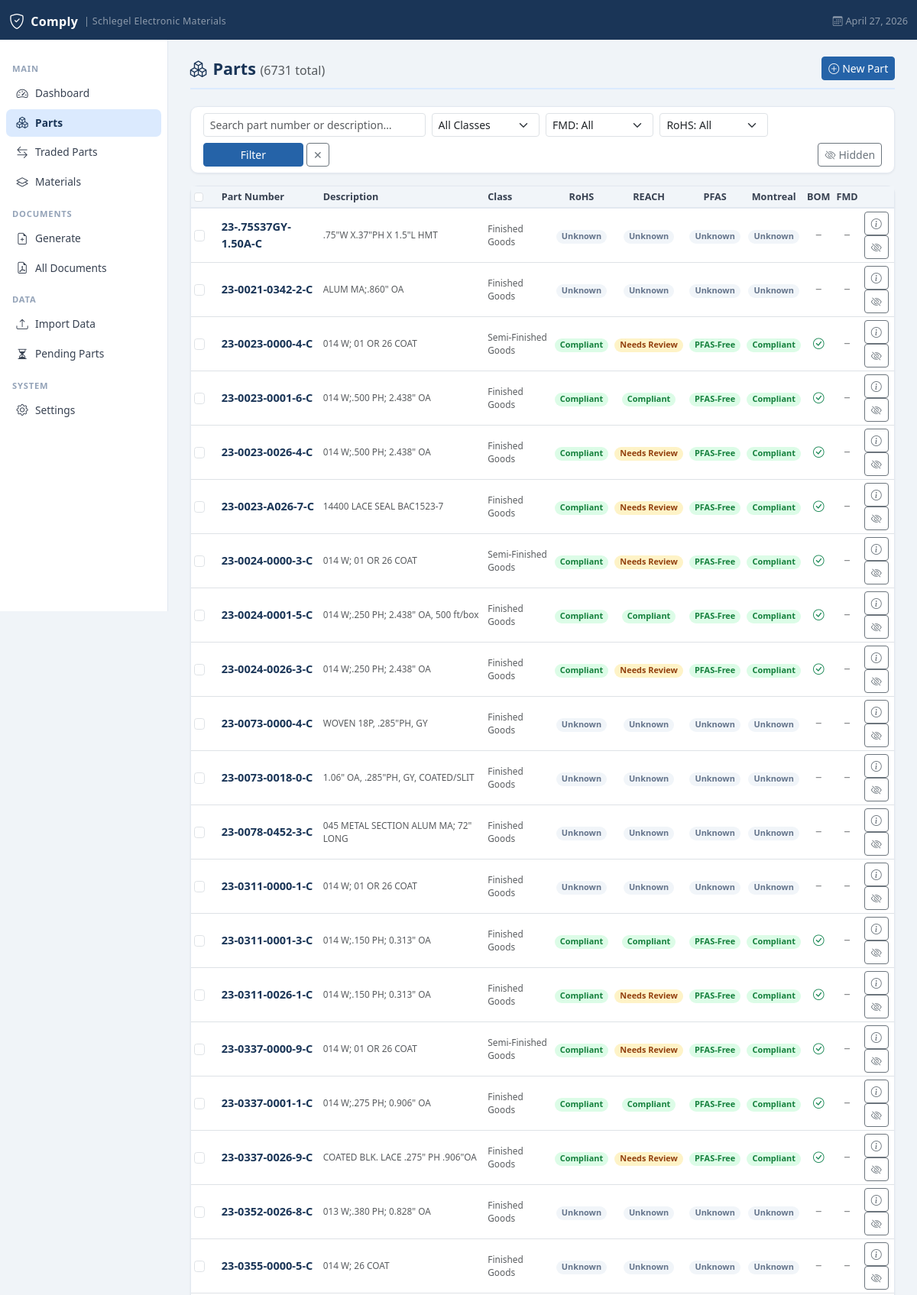
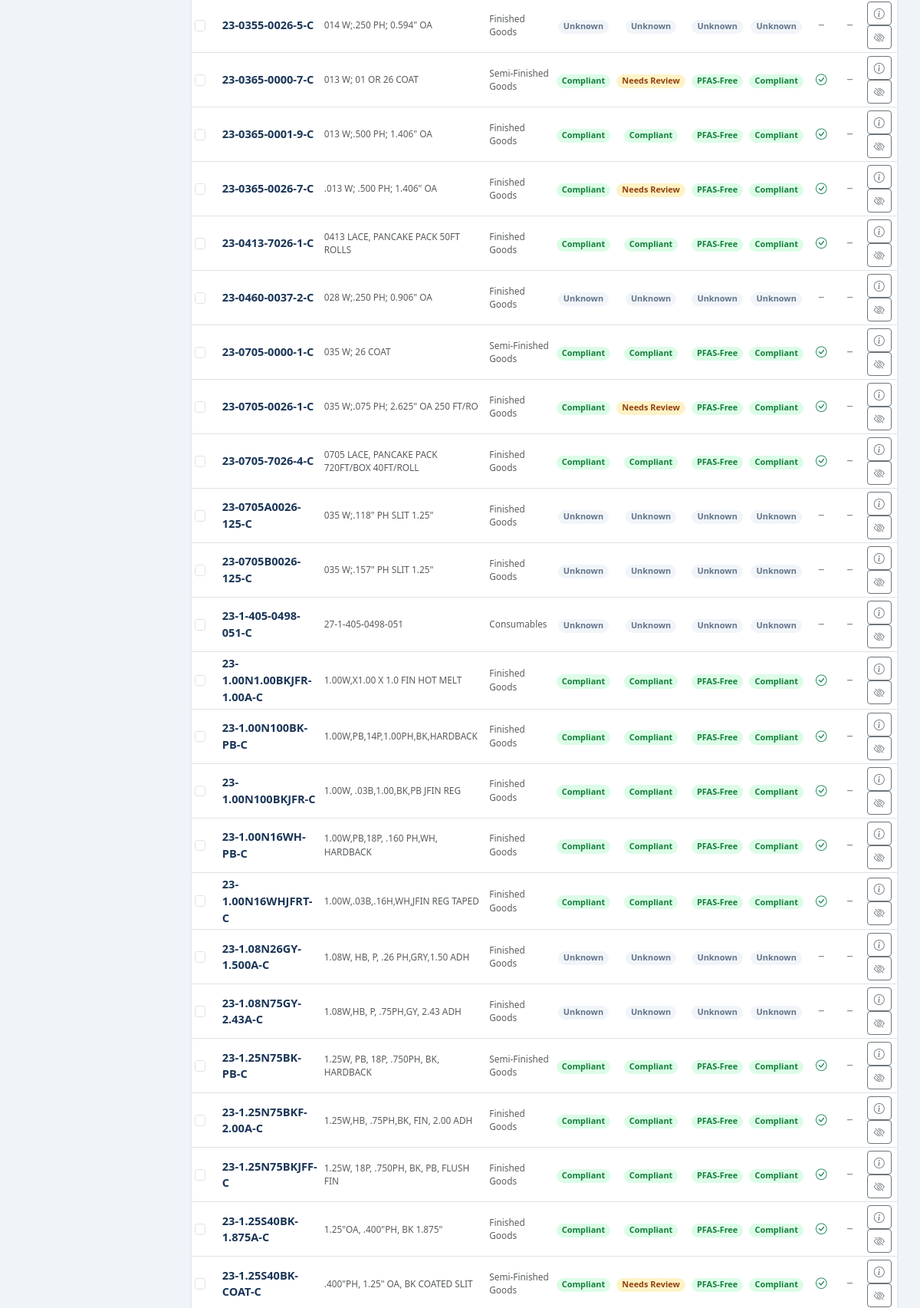
Page /parts (upper part) on the committed database (2 pictures, top to bottom).
### tables this page shows
CREATE TABLE settings(
            id          INTEGER PRIMARY KEY AUTOINCREMENT,
            key         TEXT NOT NULL UNIQUE,
            value       TEXT,
            updated_at  TEXT DEFAULT (datetime('now'))
        );

CREATE TABLE parts (
            id              INTEGER PRIMARY KEY AUTOINCREMENT,
            part_number     TEXT NOT NULL UNIQUE,
            description     TEXT,
            part_class      TEXT,
            part_type       TEXT,
            product_group   TEXT,
            uom             TEXT,
            commodity_code  TEXT,
            is_traded       INTEGER DEFAULT 0,
            traded_vendor   TEXT,
            is_active       INTEGER DEFAULT 1,
            has_bom         INTEGER DEFAULT 0,
            created_at      TEXT DEFAULT (datetime('now')),
            updated_at      TEXT DEFAULT (datetime('now')),
            is_hidden       INTEGER DEFAULT 0
        , notes TEXT);

### app.py (the view, shortened to what this page needs)
@app.route("/parts")
def parts_list():
    search   = request.args.get("search","").strip()
    cls_f    = request.args.get("cls", "")
    fmd_f    = request.args.get("fmd", "")
    rohs_f   = request.args.get("rohs", "")
    page     = int(request.args.get("page", 1))
    per_page = 50
    query  = """SELECT p.*,
        (SELECT cs.status FROM compliance_status cs
         WHERE cs.part_number=p.part_number AND cs.standard='RoHS' LIMIT 1) as rohs_status,
        (SELECT cs.status FROM compliance_status cs
         WHERE cs.part_number=p.part_number AND cs.standard='REACH' LIMIT 1) as reach_status,
        (SELECT cs.status FROM compliance_status cs
         WHERE cs.part_number=p.part_number AND cs.standard='PFAS' LIMIT 1) as pfas_status,
        (SELECT cs.status FROM compliance_status cs
         WHERE cs.part_number=p.part_number AND cs.standard='Montreal Protocol' LIMIT 1) as montreal_status,
        (SELECT COUNT(*) FROM fmd_files f
         WHERE f.part_number=p.part_number) as has_fmd
        FROM parts p WHERE p.is_traded=0 AND p.is_active=1 AND p.is_hidden=0"""
    params = []
    if search:
        query += " AND (p.part_number LIKE ? OR p.description LIKE ?)"
        params += [f"%{search}%", f"%{search}%"]
    if cls_f:
        query += " AND p.part_class = ?"
        params.append(cls_f)
    if fmd_f == "yes":
        query += " AND (SELECT COUNT(*) FROM fmd_files f WHERE f.part_number=p.part_number) > 0"
    elif fmd_f == "no":
        query += " AND (SELECT COUNT(*) FROM fmd_files f WHERE f.part_number=p.part_number) = 0"
    count_q = "SELECT COUNT(*) FROM parts p WHERE p.is_traded=0 AND p.is_active=1 AND p.is_hidden=0"
    count_params = []
    if search:
        count_q += " AND (p.part_number LIKE ? OR p.description LIKE ?)"
        count_params += [f"%{search}%", f"%{search}%"]
    if cls_f:
        count_q += " AND p.part_class = ?"
        count_params.append(cls_f)
    if fmd_f == "yes":
        count_q += " AND (SELECT COUNT(*) FROM fmd_files f WHERE f.part_number=p.part_number) > 0"
    elif fmd_f == "no":
        count_q += " AND (SELECT COUNT(*) FROM fmd_files f WHERE f.part_number=p.part_number) = 0"
    conn = get_db()
    total_count = conn.execute(count_q, count_params).fetchone()[0]
    query += " ORDER BY p.part_number LIMIT ? OFFSET ?"
    params += [per_page, (page-1)*per_page]
    parts = conn.execute(query, params).fetchall()
    classes = conn.execute(
        "SELECT DISTINCT part_class FROM parts WHERE is_traded=0 AND part_class != '' ORDER BY part_class"
    ).fetchall()
    conn.close()
    total_pages = (total_count + per_page - 1) // per_page
    return render_template("parts.html", parts=parts, search=search,
                       cls_f=cls_f, fmd_f=fmd_f, rohs_f=rohs_f,
                       classes=classes, page=page,
                       total_pages=total_pages, total_count=total_count)

### app.py (called while the page is built)
def get_db():
    conn = sqlite3.connect(DB_PATH)
    conn.row_factory = sqlite3.Row
    conn.execute("PRAGMA foreign_keys = ON")
    return conn

def get_unacknowledged_versions():
    conn = get_db()
    rows = conn.execute("""
        SELECT rv.standard, rv.version, rv.updated_at, rv.notes
        FROM regulatory_versions rv
        WHERE NOT EXISTS (
            SELECT 1 FROM user_acknowledged_versions uav
            WHERE uav.standard = rv.standard
            AND uav.version = rv.version
        )
        ORDER BY rv.updated_at DESC
    """).fetchall()
    conn.close()
    return [dict(r) for r in rows]

@app.context_processor
def inject_regulatory_notifications():
    try:
        updates = get_unacknowledged_versions()
    except Exception:
        updates = []
    return dict(regulatory_updates=updates)

@app.context_processor
def inject_globals():
    import flask
    conn = get_db()
    rows = conn.execute("SELECT key, value FROM settings").fetchall()
    settings = {r["key"]: r["value"] for r in rows}
    theme = settings.get("theme", "navy")
    conn.close()
    return {
        "now":      datetime.now(),
        "request":  flask.request,
        "settings": settings,
        "theme":    theme,
    }

### templates/parts.html (shortened to what this page needs)
{% extends "base.html" %}
{% macro status_badge(val) %}
  {% if val in ['Compliant','PFAS-Free'] %}<span class="badge badge-compliant rounded-pill">{{ val }}</span>
  {% elif val in ['Needs Review'] %}<span class="badge badge-review rounded-pill">{{ val }}</span>
  {% elif val in ['Non-Compliant','Contains SVHC','Contains PFAS','Contains ODS'] %}<span class="badge badge-noncompliant rounded-pill">{{ val }}</span>
  {% elif val == 'Exempt' %}<span class="badge badge-exempt rounded-pill">{{ val }}</span>
  {% else %}<span class="badge badge-unknown rounded-pill">{{ val or 'Unknown' }}</span>
  {% endif %}
{% endmacro %}
{% block content %}
<div class="page-header">
  <h1><i class="bi bi-boxes me-2"></i>Parts <span class="text-muted fw-normal fs-6">({{ total_count }} total)</span></h1>
  <button type="button" class="btn btn-primary btn-sm" data-bs-toggle="modal" data-bs-target="#newPartModal">
    <i class="bi bi-plus-circle me-1"></i>New Part
  </button>
</div>
<div class="card mb-3">
  <div class="card-body py-2 px-3">
    <form method="get" class="row g-2 align-items-end">
      <div class="col-12 col-md-4">
        <input type="text" name="search" class="form-control form-control-sm"
               placeholder="Search part number or description…" value="{{ search }}"/>
      </div>
      <div class="col-6 col-md-2">
        <select name="cls" class="form-select form-select-sm">
          <option value="">All Classes</option>
        </select>
      </div>
      <div class="col-6 col-md-2">
        <select name="fmd" class="form-select form-select-sm">
          <option value="">FMD: All</option>
        </select>
      </div>
      <div class="col-6 col-md-2">
        <select name="rohs" class="form-select form-select-sm">
          <option value="">RoHS: All</option>
        </select>
      </div>
      <div class="col-auto">
        <div class="d-flex gap-1">
          <button type="submit" class="btn btn-primary btn-sm px-5">Filter</button>
          <a href="/parts" class="btn btn-outline-secondary btn-sm">✕</a>
        </div>
      </div>
      <div class="col-auto ms-auto">
        <a href="/parts/hidden" class="btn btn-outline-secondary btn-sm">
          <i class="bi bi-eye-slash me-1"></i>Hidden
        </a>
      </div>
    </form>
  </div>
</div>
<div class="card">
  <div class="card-body p-0">
    {% if parts %}
    <div class="table-responsive">
      <table class="table table-hover table-sm align-middle mb-0">
        <thead>
          <tr>
            <th style="width:36px;">
              <input type="checkbox" id="selectAll" class="form-check-input"/>
            </th>
            <th>Part Number</th>
            <th>Description</th>
            <th>Class</th>
            <th class="text-center">RoHS</th>
            <th class="text-center">REACH</th>
            <th class="text-center">PFAS</th>
            <th class="text-center">Montreal</th>
            <th class="text-center">BOM</th>
            <th class="text-center">FMD</th>
            <th><span class="visually-hidden">Actions</span></th>
          </tr>
        </thead>
        <tbody>
          {% for p in parts %}
          <tr>
            <td>
              <input type="checkbox" class="form-check-input part-checkbox"
                    value="{{ p.part_number }}"/>
            </td>
            <td>
              <a href="/parts/{{ p.part_number }}" class="fw-semibold text-decoration-none" style="color:var(--brand-dark)">
                {{ p.part_number }}
              </a>
            </td>
            <td class="text-muted text-xs">{{ (p.description or '')[:45] }}{% if p.description and p.description|length > 45 %}…{% endif %}</td>
            <td class="text-xs text-muted">{{ p.part_class or '—' }}</td>
            <td class="text-center">{{ status_badge(p.rohs_status) }}</td>
            <td class="text-center">{{ status_badge(p.reach_status) }}</td>
            <td class="text-center">{{ status_badge(p.pfas_status) }}</td>
            <td class="text-center">{{ status_badge(p.montreal_status) }}</td>
            <td class="text-center">
              {% if p.has_bom %}
                <i class="bi bi-check-circle text-success"></i>
              {% else %}
                <i class="bi bi-dash text-muted"></i>
              {% endif %}
            </td>
            <td class="text-center">
              {% if p.has_fmd %}
                <i class="bi bi-check-circle text-success"></i>
              {% else %}
                <i class="bi bi-dash text-muted"></i>
              {% endif %}
            </td>
            <td>
              <a href="/parts/{{ p.part_number }}" class="btn btn-outline-secondary btn-sm" aria-label="View part details">
                <i class="bi bi-info-circle"></i>
              </a>
              <form method="post" action="/parts/{{ p.part_number }}/hide" class="d-inline">
                <button type="submit" class="btn btn-outline-secondary btn-sm" aria-label="Hide part from listing">
                  <i class="bi bi-eye-slash"></i>
                </button>
              </form>
            </td>
          </tr>
          {% endfor %}
        </tbody>
      </table>
    </div>
    {% else %}
    <div class="text-center py-5 text-muted">
      <i class="bi bi-boxes fs-1 d-block mb-2 opacity-25"></i>
      No parts found.
      {% if search or cls_f or fmd_f or rohs_f %}<a href="/parts">Clear filters</a>{% else %}<a href="/import">Import parts to get started.</a>{% endif %}
    </div>
    {% endif %}
  </div>
</div>
{% endblock %}

### templates/base.html (shortened to what this page needs)
<!DOCTYPE html>
<html lang="en">
<head>
  <link href="https://cdn.jsdelivr.net/npm/bootstrap@5.3.2/dist/css/bootstrap.min.css" rel="stylesheet"/>
  <link href="https://cdn.jsdelivr.net/npm/bootstrap-icons@1.11.3/font/bootstrap-icons.css" rel="stylesheet"/>
</head>
<body>
<nav class="navbar navbar-dark">
  <div class="container-fluid">
    <a class="navbar-brand d-flex align-items-center gap-2" href="/">
      <i class="bi bi-shield-check fs-5"></i> Comply
      <span class="text-white-50 fw-normal" style="font-size:.78rem;">| {{ settings.get('company_name', 'Comply') }}</span>
    </a>
    <span class="text-white-50 small">
      <i class="bi bi-calendar3 me-1"></i>{{ now.strftime('%B %d, %Y') if now else '' }}
    </span>
  </div>
</nav>
<div class="main-wrap">
  <aside class="sidebar d-none d-md-flex flex-column">
    <div class="sidebar-section">Main</div>
    <ul class="nav flex-column">
      <li><a class="nav-link {% if request.endpoint=='dashboard' %}active{% endif %}" href="/">
        <i class="bi bi-speedometer2"></i> Dashboard
      </a></li>
      <li><a class="nav-link {% if request.endpoint in ['parts_list','part_detail'] %}active{% endif %}" href="/parts">
        <i class="bi bi-boxes"></i> Parts
      </a></li>
      <li><a class="nav-link {% if request.endpoint=='traded_parts' %}active{% endif %}" href="/parts/traded">
        <i class="bi bi-arrow-left-right"></i> Traded Parts
      </a></li>
      <li><a class="nav-link {% if 'material' in (request.endpoint or '') %}active{% endif %}" href="/materials">
        <i class="bi bi-layers"></i> Materials
      </a></li>
    </ul>
    <div class="sidebar-section">Documents</div>
    <ul class="nav flex-column">
      <li><a class="nav-link {% if request.endpoint=='generate_document' %}active{% endif %}" href="/documents/generate">
        <i class="bi bi-file-earmark-plus"></i> Generate
      </a></li>
      <li><a class="nav-link {% if request.endpoint=='documents_list' %}active{% endif %}" href="/documents">
        <i class="bi bi-file-earmark-pdf"></i> All Documents
      </a></li>
    </ul>
    <div class="sidebar-section">Data</div>
    <ul class="nav flex-column">
      <li><a class="nav-link {% if request.endpoint=='import_data' %}active{% endif %}" href="/import">
        <i class="bi bi-upload"></i> Import Data
      </a></li>
      <li><a class="nav-link {% if request.endpoint=='pending_parts' %}active{% endif %}" href="/parts/pending">
        <i class="bi bi-hourglass-split"></i> Pending Parts
      </a></li>
    </ul>
    <div class="sidebar-section">System</div>
    <ul class="nav flex-column">
      <li><a class="nav-link {% if request.endpoint=='settings_page' %}active{% endif %}" href="/settings">
        <i class="bi bi-gear"></i> Settings
      </a></li>
    </ul>
  </aside>
  <main class="main-content">
    {% block content %}{% endblock %}
  </main>
</div>
</body>
</html>

### rows in the picture
settings: get "Schlegel Electronic Materials"
parts: part_number "23-0365-0026-7-C", description ".013 W; .500 PH; 1.406\" OA", part_class "Finished Goods", val "Compliant PFAS-Free Compliant", val "Needs Review", has_bom 1 (drawn)
parts: part_number "23-1-405-0498-051-C", description "27-1-405-0498-051", part_class "Consumables", val "Unknown Unknown Unknown Unknown", has_bom 0 (drawn)

### other values in the picture
{{ total_count }} "6731"
{{ p.part_number }} "23-.75S37GY-1.50A-C" "23-0021-0342-2-C" "23-0023-0000-4-C" "23-0023-0001-6-C" "23-0023-0026-4-C" "23-0023-A026-7-C" "23-0024-0000-3-C" "23-0024-0001-5-C" "23-0024-0026-3-C" "23-0073-0000-4-C" "23-0073-0018-0-C" "23-0078-0452-3-C" "23-0311-0000-1-C" "23-0311-0001-3-C" "23-0311-0026-1-C" "23-0337-0000-9-C" "23-0337-0001-1-C" "23-0337-0026-9-C" "23-0352-0026-8-C" "23-0355-0000-5-C" "23-0355-0026-5-C" "23-0365-0000-7-C" "23-0365-0001-9-C" "23-0413-7026-1-C" "23-0460-0037-2-C" "23-0705-0000-1-C" "23-0705-0026-1-C" "23-0705-7026-4-C" "23-0705A0026-125-C" "23-0705B0026-125-C" "23-1.00N1.00BKJFR-1.00A-C" "23-1.00N100BK-PB-C" "23-1.00N100BKJFR-C" "23-1.00N16WH-PB-C" "23-1.00N16WHJFRT-C" "23-1.08N26GY-1.500A-C" "23-1.08N75GY-2.43A-C" "23-1.25N75BK-PB-C" "23-1.25N75BKF-2.00A-C" "23-1.25N75BKJFF-C" "23-1.25S40BK-1.875A-C" "23-1.25S40BK-COAT-C"
{{ (p.description or '')[:45] }} ".75\"W X.37\"PH X 1.5\"L HMT" "ALUM MA;.860\" OA" "014 W; 01 OR 26 COAT" "014 W;.500 PH; 2.438\" OA" "014 W;.500 PH; 2.438\" OA" "14400 LACE SEAL BAC1523-7" "014 W; 01 OR 26 COAT" "014 W;.250 PH; 2.438\" OA, 500 ft/box" "014 W;.250 PH; 2.438\" OA" "WOVEN 18P, .285\"PH, GY" "1.06\" OA, .285\"PH, GY, COATED/SLIT" "045 METAL SECTION ALUM MA; 72\" LONG" "014 W; 01 OR 26 COAT" "014 W;.150 PH; 0.313\" OA" "014 W;.150 PH; 0.313\" OA" "014 W; 01 OR 26 COAT" "014 W;.275 PH; 0.906\" OA" "COATED BLK. LACE .275\" PH .906\"OA" "013 W;.380 PH; 0.828\" OA" "014 W; 26 COAT" "014 W;.250 PH; 0.594\" OA" "013 W; 01 OR 26 COAT" "013 W;.500 PH; 1.406\" OA" "0413 LACE, PANCAKE PACK 50FT ROLLS" "028 W;.250 PH; 0.906\" OA" "035 W; 26 COAT" "035 W;.075 PH; 2.625\" OA 250 FT/RO" "0705 LACE, PANCAKE PACK 720FT/BOX 40FT/ROLL" "035 W;.118\" PH SLIT 1.25\"" "035 W;.157\" PH SLIT 1.25\"" "1.00W,X1.00 X 1.0 FIN HOT MELT" "1.00W,PB,14P,1.00PH,BK,HARDBACK" "1.00W, .03B,1.00,BK,PB JFIN REG" "1.00W,PB,18P, .160 PH,WH, HARDBACK" "1.00W,.03B,.16H,WH,JFIN REG TAPED" "1.08W, HB, P, .26 PH,GRY,1.50 ADH" "1.08W,HB, P, .75PH,GY, 2.43 ADH" "1.25W, PB, 18P, .750PH, BK, HARDBACK" "1.25W,HB, .75PH,BK, FIN, 2.00 ADH" "1.25W, 18P, .750PH, BK, PB, FLUSH FIN" "1.25\"OA, .400\"PH, BK 1.875\"" ".400\"PH, 1.25\" OA, BK COATED SLIT"
{{ p.part_class or '—' }} "Finished Goods" "Finished Goods" "Semi-Finished Goods" "Finished Goods" "Finished Goods" "Finished Goods" "Semi-Finished Goods" "Finished Goods" "Finished Goods" "Finished Goods" "Finished Goods" "Finished Goods" "Finished Goods" "Finished Goods" "Finished Goods" "Semi-Finished Goods" "Finished Goods" "Finished Goods" "Finished Goods" "Finished Goods" "Finished Goods" "Semi-Finished Goods" "Finished Goods" "Finished Goods" "Finished Goods" "Semi-Finished Goods" "Finished Goods" "Finished Goods" "Finished Goods" "Finished Goods" "Finished Goods" "Finished Goods" "Finished Goods" "Finished Goods" "Finished Goods" "Finished Goods" "Finished Goods" "Semi-Finished Goods" "Finished Goods" "Finished Goods" "Finished Goods" "Semi-Finished Goods"
{{ val or 'Unknown' }} "Unknown Unknown Unknown Unknown" "Unknown Unknown Unknown Unknown" "Unknown Unknown Unknown Unknown" "Unknown Unknown Unknown Unknown" "Unknown Unknown Unknown Unknown" "Unknown Unknown Unknown Unknown" "Unknown Unknown Unknown Unknown" "Unknown Unknown Unknown Unknown" "Unknown Unknown Unknown Unknown" "Unknown Unknown Unknown Unknown" "Unknown Unknown Unknown Unknown" "Unknown Unknown Unknown Unknown" "Unknown Unknown Unknown Unknown" "Unknown Unknown Unknown Unknown"
{{ val }} "Compliant PFAS-Free Compliant" "Compliant Compliant PFAS-Free Compliant" "Compliant PFAS-Free Compliant" "Compliant PFAS-Free Compliant" "Compliant PFAS-Free Compliant" "Compliant Compliant PFAS-Free Compliant" "Compliant PFAS-Free Compliant" "Compliant Compliant PFAS-Free Compliant" "Compliant PFAS-Free Compliant" "Compliant PFAS-Free Compliant" "Compliant Compliant PFAS-Free Compliant" "Compliant PFAS-Free Compliant" "Compliant PFAS-Free Compliant" "Compliant Compliant PFAS-Free Compliant" "Compliant Compliant PFAS-Free Compliant" "Compliant Compliant PFAS-Free Compliant" "Compliant PFAS-Free Compliant" "Compliant Compliant PFAS-Free Compliant" "Compliant Compliant PFAS-Free Compliant" "Compliant Compliant PFAS-Free Compliant" "Compliant Compliant PFAS-Free Compliant" "Compliant Compliant PFAS-Free Compliant" "Compliant Compliant PFAS-Free Compliant" "Compliant Compliant PFAS-Free Compliant" "Compliant Compliant PFAS-Free Compliant" "Compliant Compliant PFAS-Free Compliant" "Compliant Compliant PFAS-Free Compliant" "Compliant PFAS-Free Compliant"
{{ val }} "Needs Review" "Needs Review" "Needs Review" "Needs Review" "Needs Review" "Needs Review" "Needs Review" "Needs Review" "Needs Review" "Needs Review" "Needs Review"
